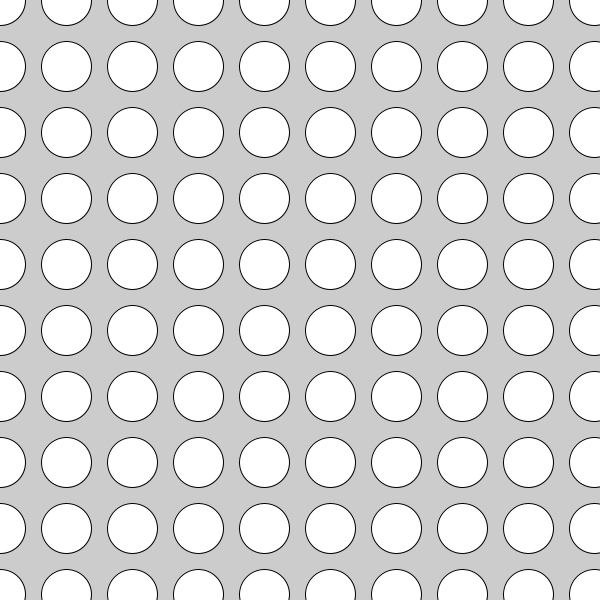
Frame 1 (no input)
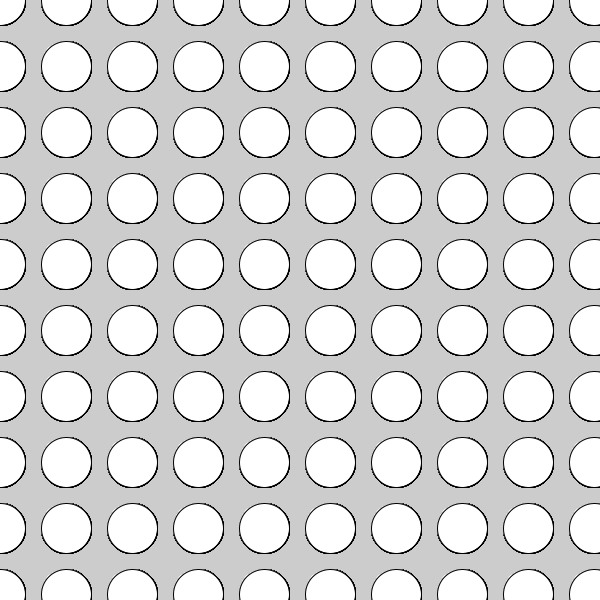
Frame 60 (the mouse pressed at the canvas centre just before this capture)
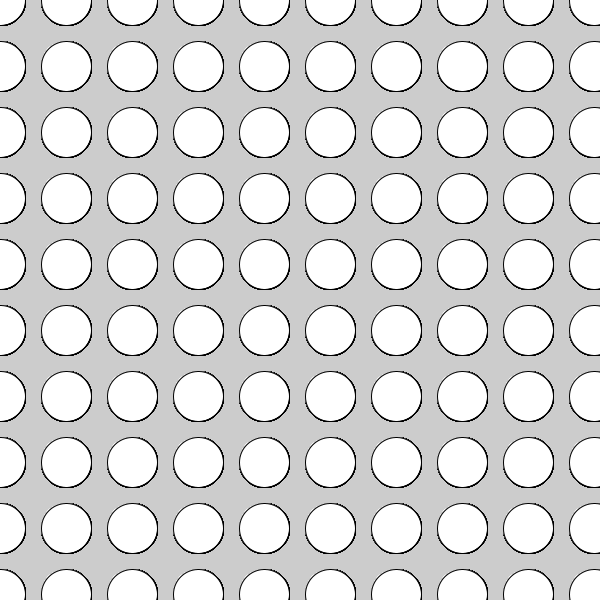
Frame 120 (the mouse held since frame 60 and released just before this capture)

The Processing sketch that drew these frames (run headless with seeded random() and noise(); from frame 60 on, the mouse is pressed at the canvas centre):

// Processing sketch: Question_7
// ── Question_7.pde

void setup() {
  size(600, 600);
}

void draw() {
  for (int i = 0; i <= width; i+= width/9) {
    for (int j = 0; j <= height; j+= height/9) {
      ellipse(i, j, 50, 50);
    }
  }
}
